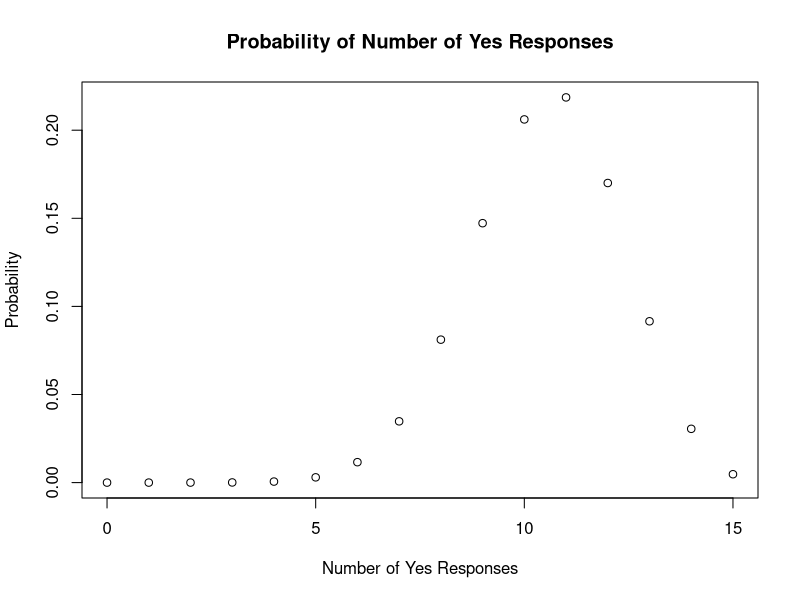
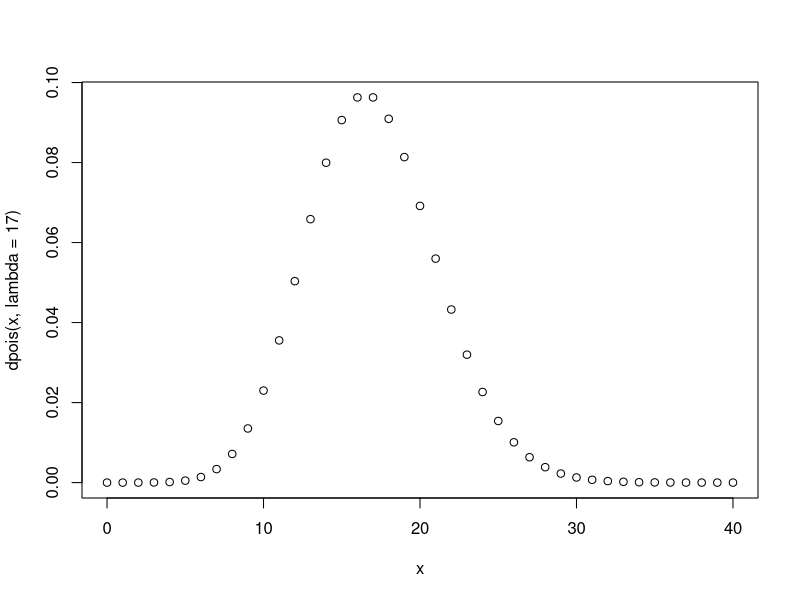
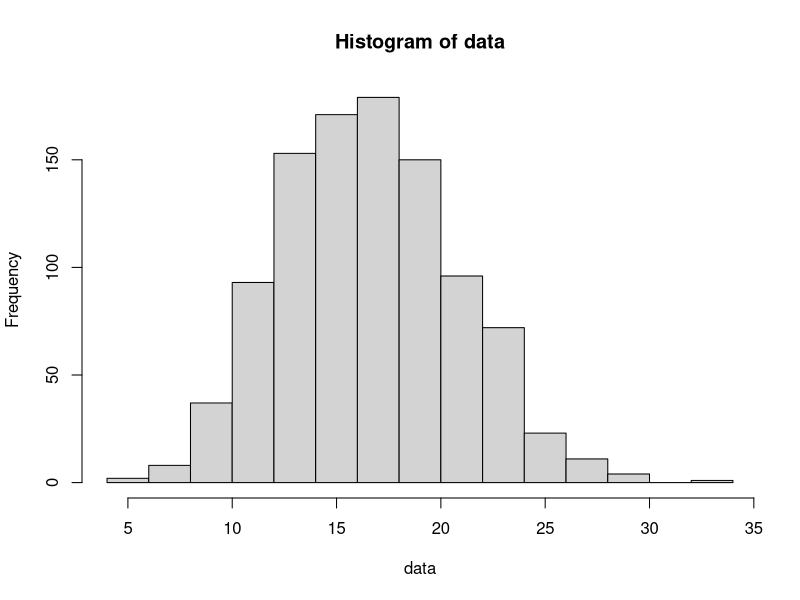
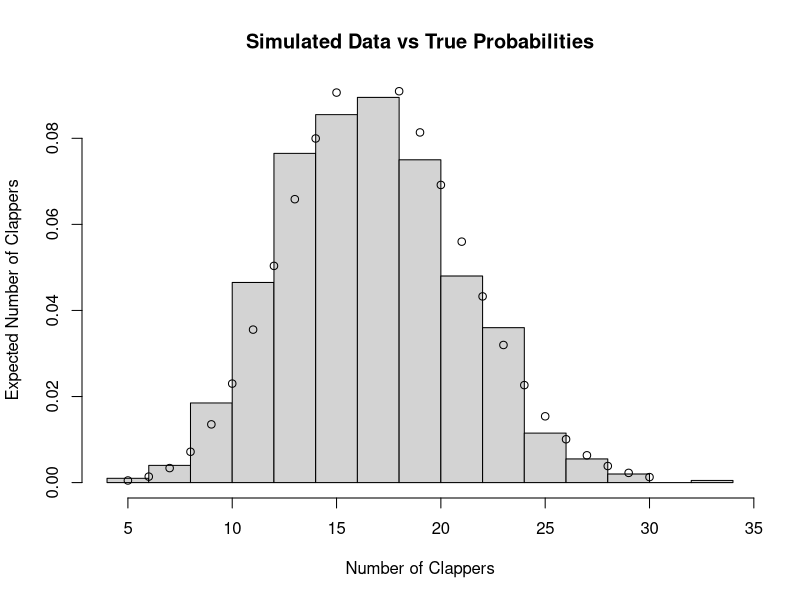

Write R code to recreate these figures, in order.
#We have n = 300 participants, and a probability of success p = 0.7. Therefore, our expected number of “yes” responses out of this group is:
n = 300
p = 0.7
n*p

#What is the variance of this random variable?
n*p*(1-p)

#Now let’s return our attention to the active focus group. Let’s suppose your group consists of 15 people. Then you will have as few as zero yes responses and as many as 15. Let’s plot the probability of each of the 16 possibilities.

x <- 0:15
plot(x, dbinom(x, size = 15, prob = 0.7),
     main = "Probability of Number of Yes Responses",
     xlab = "Number of Yes Responses",
     ylab = "Probability")
1


#simulate 1000 more focus groups
data <- rbinom(1000, size = 15, prob = 0.7)
mean(data)
var(data)

#Let’s look at a similar experiment using the Poisson distribution. Every lecture, on average, 17 students clap
#at the end of my lecture (no not really, the actual number is much much much closer to zero). Pretending
#that the number is actually 17, I would like to predict the number who will clap at the end of my next lecture
#so I can know how good I will feel on the way back to my office.
#Similar to above, let’s plot the probability of the number of clappers from 0 up to 50.

x <- 0:40
plot(x,dpois(x, lambda = 17))

#simulate 1000
data <- rpois(1000, lambda = 17)
mean(data)

var(data)

#plot
x <- c(5:30)
invisible(plot(hist(data), freq = FALSE,
               main = "Simulated Data vs True Probabilities",
               xlab = "Number of Clappers",
               ylab = "Expected Number of Clappers"))

#overlay points
points(x, dpois(x, lambda = 17))


#change1

#change2

#change3

#change4

#changefrombrowser

#changefrombrowser2

#changefrom VSCODE
